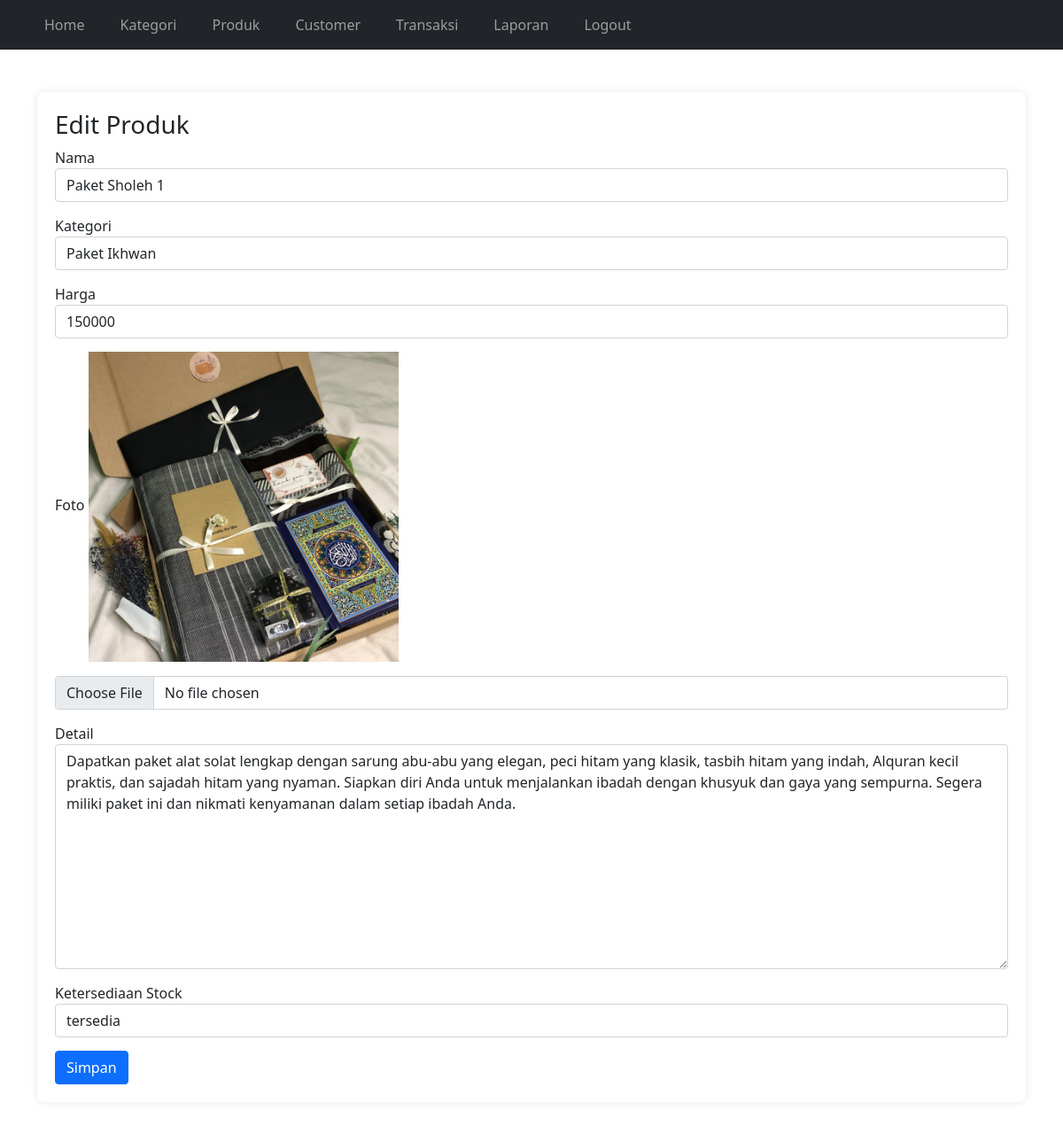
The app's page /admin/produk_edit.php?id=1 (signed in) with its own data.
### tables this page shows
CREATE TABLE `tabel_produk` (
  `produk_id` int(11) NOT NULL,
  `kategori_id` int(11) NOT NULL,
  `nama_produk` varchar(255) NOT NULL,
  `harga_produk` double NOT NULL,
  `foto_produk` varchar(255) DEFAULT NULL,
  `detail_produk` text DEFAULT NULL,
  `ketersediaan_stok` enum('habis','tersedia') DEFAULT 'tersedia'
);

### admin/produk_edit.php (the view, shortened to what this page needs)
<?php
include '../koneksi.php';
$queryKategori = mysqli_query($koneksi, "SELECT * FROM tabel_kategori");
?>
<!DOCTYPE html>
<html lang="en">
<head>
    <link rel="stylesheet" href="https://cdnjs.cloudflare.com/ajax/libs/font-awesome/5.15.4/css/all.min.css">
</head>
<body>
    <?php include 'navbar1.php'; ?>
    <div class="container mt-5">
        <div class="my-5 col-12 col-md-6-offset-3">
            <div class="panel">
                <div class="panel-heading">
                    <h3>Edit Produk</h3>
                </div>
                <div class="panel-body">
                    <?php
                    $id = $_GET['id'];
                    $dataproduk = mysqli_query($koneksi, "SELECT * FROM tabel_produk WHERE produk_id = '$id'");
                    while ($data = mysqli_fetch_array($dataproduk)) { ?>
                        <form action="" method="post" enctype="multipart/form-data">
                            <div>
                                <label for="nama">Nama</label>
                                <input type="text" id="nama" name="nama" class="form-control" autocomplete="off" value="<?php echo $data['nama_produk']; ?>">
                            </div>
                            <div>
                                <label for="kategori">Kategori</label>
                                <select name="kategori" id="kategori" class="form-control">
                                    <?php
                                    while ($kategori = mysqli_fetch_array($queryKategori)) {
                                        $selected = ($kategori['kategori_id'] == $data['kategori_id']) ? 'selected' : '';
                                    ?>
                                        <option value="<?php echo $kategori['kategori_id']; ?>" <?php echo $selected; ?>><?php echo $kategori['nama_kategori']; ?></option>
                                    <?php
                                    }
                                    ?>
                                </select>
                            </div>
                            <div>
                                <label for="harga">Harga</label>
                                <input type="number" class="form-control" name="harga" value="<?php echo $data['harga_produk']; ?>">
                            </div>
                            <div>
                                <label for="foto">Foto</label>
                                <img src="../image/<?php echo $data['foto_produk']; ?>" alt="" width="350px">
                                <input type="file" name="foto" id="foto" class="form-control mt-3">
                            </div>
                            <div>
                                <label for="detail">Detail</label>
                                <textarea name="detail" id="detail" cols="30" rows="10" class="form-control"><?php echo $data['detail_produk']; ?></textarea>
                            </div>
                            <div>
                                <label for="ketersediaan_stok">Ketersediaan Stock</label>
                                <select name="ketersediaan_stok" id="ketersediaan_stok" class="form-control">
                                    <option value="tersedia" <?php echo ($data['ketersediaan_stok'] == 'tersedia') ? 'selected' : ''; ?>>tersedia</option>
                                </select>
                            </div>
                            <div>
                                <button type="submit" class="btn btn-primary" name="simpan">Simpan</button>
                            </div>
                        </form>
                        <?php } ?>
                </div>
            </div>
        </div>
    </div>
</body>
</html>

### admin/produk_edit.php (style rules this page uses)
body { background-color: #f8f9fa; }
.panel { background-color: #fff; box-shadow: 0px 0px 10px 0px rgba(0, 0, 0, 0.1); padding: 20px; border-radius: 8px; }
.form-control { margin-bottom: 15px; }
.btn-primary { background-color: #007bff; border-color: #007bff; }

### records on screen
tabel_produk: nama "Paket Sholeh 1", harga "150000", foto_produk (picture), detail "Dapatkan paket alat solat lengkap dengan sarung abu-abu yang elegan, peci hitam yang klasik, tasbih hitam yang indah, Alquran kecil praktis, dan sajadah hitam yang nyaman. Siapkan diri Anda untuk menjalankan ibadah dengan khusyuk dan gaya yang sempurna. Segera miliki paket ini dan nikmati kenyamanan dalam setiap ibadah Anda.", ketersediaan_stok "tersedia"

### other values on screen
form field kategori "Paket Ikhwan"
